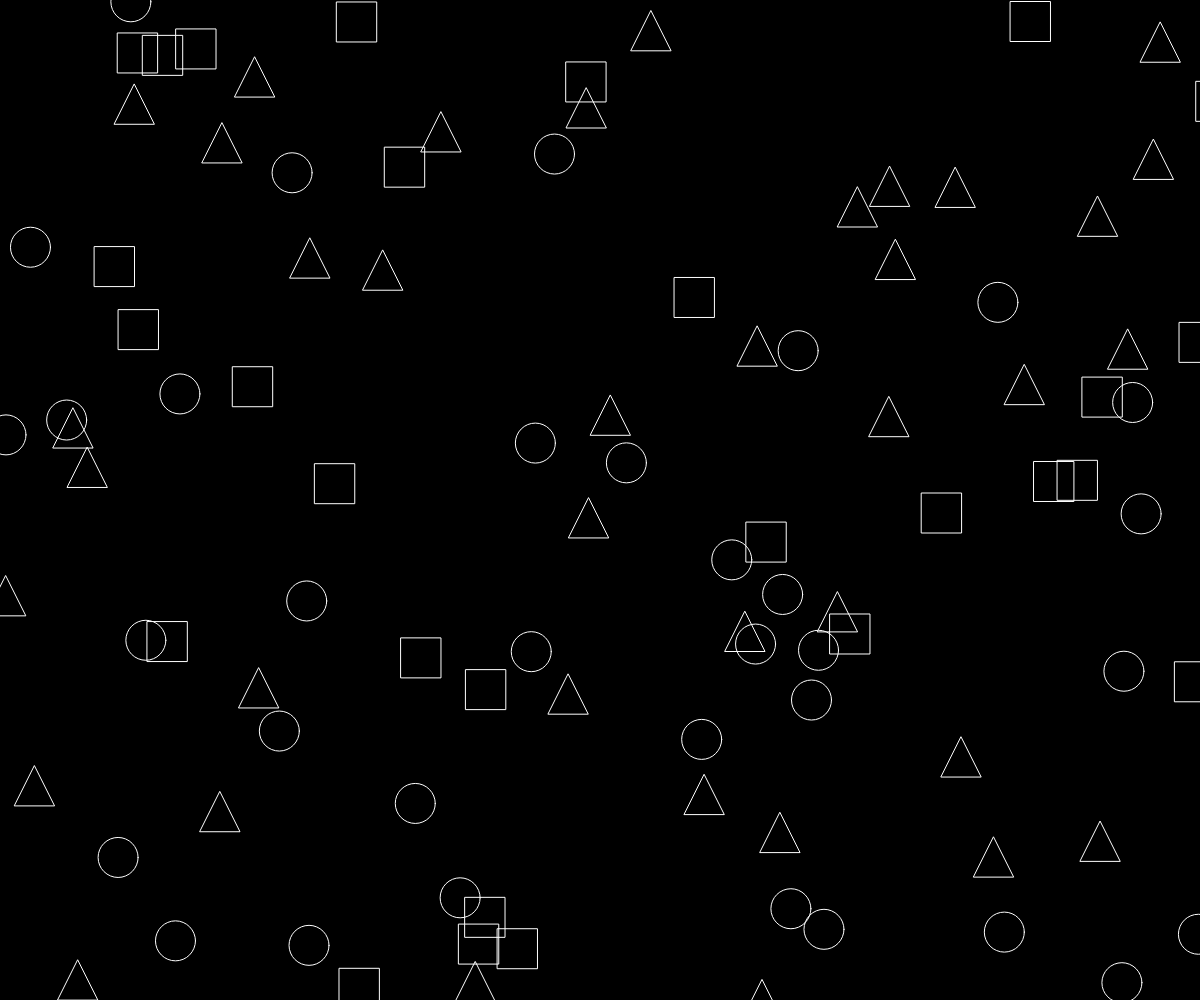
Frame 1 (no input)
Frame 60 (no input): identical to frame 1, image omitted
Frame 120 (the mouse pressed at the canvas centre since frame 60): identical to frame 1, image omitted

The p5.js sketch that drew this single still picture (run headless with seeded random() and noise() and a simulated clock; from frame 60 on, the mouse is pressed at the canvas centre):

// p5.js sketch
// ── sketch.js
let pos = [];

function setup() {
  createCanvas(windowWidth, windowHeight);
  for (let i = 0; i < 100; i++) {
    pos.push({
      x: random(width),
      y: random(height),
      shape: int(random(3)),
    });
  }
}

function draw() {
  background(0);

  noFill();
  stroke(255);
  let s = 40;
  for (let i = 0; i < pos.length; i++) {
    let target = pos[i];
    if (target.shape == 0) {
      ellipse(target.x, target.y, s, s);
    } else if (target.shape == 1) {
      rect(target.x, target.y, s, s);
    } else if (target.shape == 2) {
      triangle(
        target.x,
        target.y - s / 2,
        target.x - s / 2,
        target.y + s / 2,
        target.x + s / 2,
        target.y + s / 2
      );
    }
  }
}
